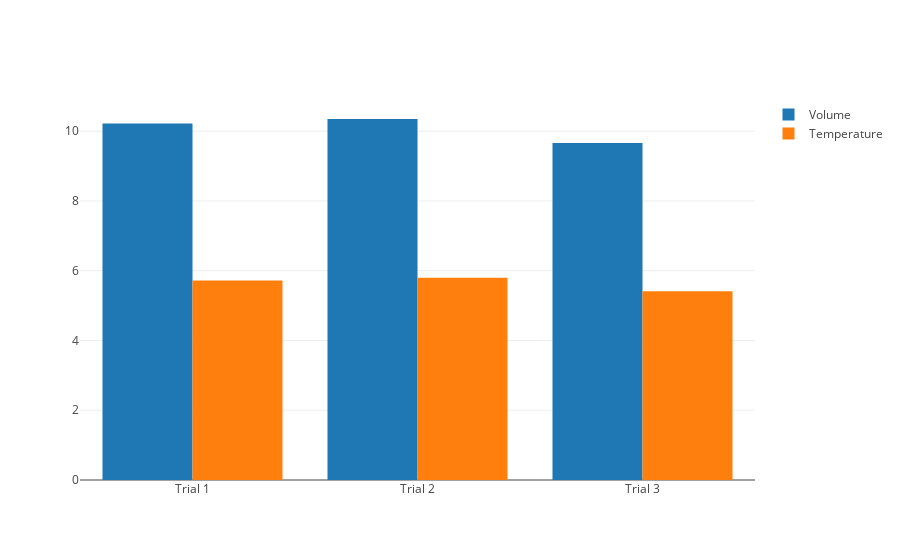

The cell this chart's notebook holds for it:
### Code cell
init_notebook_mode(connected=True)

trace1 = go.Bar(
    x=['Trial 1', 'Trial 2', 'Trial 3'],
    y=volumes,
    name='Volume'
)
trace2 = go.Bar(
    x=['Trial 1', 'Trial 2', 'Trial 3'],
    y=temperatures,
    name='Temperature'
)

data = [trace1, trace2]
layout = go.Layout(
    barmode='group'
)

fig = go.Figure(data=data, layout=layout)
py.iplot(fig, filename='grouped-bar')

### Figure 1 — Plotly figure (JSON) as saved in the notebook; plotly's stock layout.template omitted (floating-point values rounded to 4 significant figures)
{"data": [{"name": "Volume", "type": "bar", "uid": "3f04d11a-845d-11e8-a20c-28cfe9142f7f", "x": ["Trial 1", "Trial 2", "Trial 3"], "y": [10.22, 10.35, 9.66]}, {"name": "Temperature", "type": "bar", "uid": "3f04d444-845d-11e8-a20c-28cfe9142f7f", "x": ["Trial 1", "Trial 2", "Trial 3"], "y": [5.723, 5.796, 5.41]}], "layout": {"barmode": "group"}}
